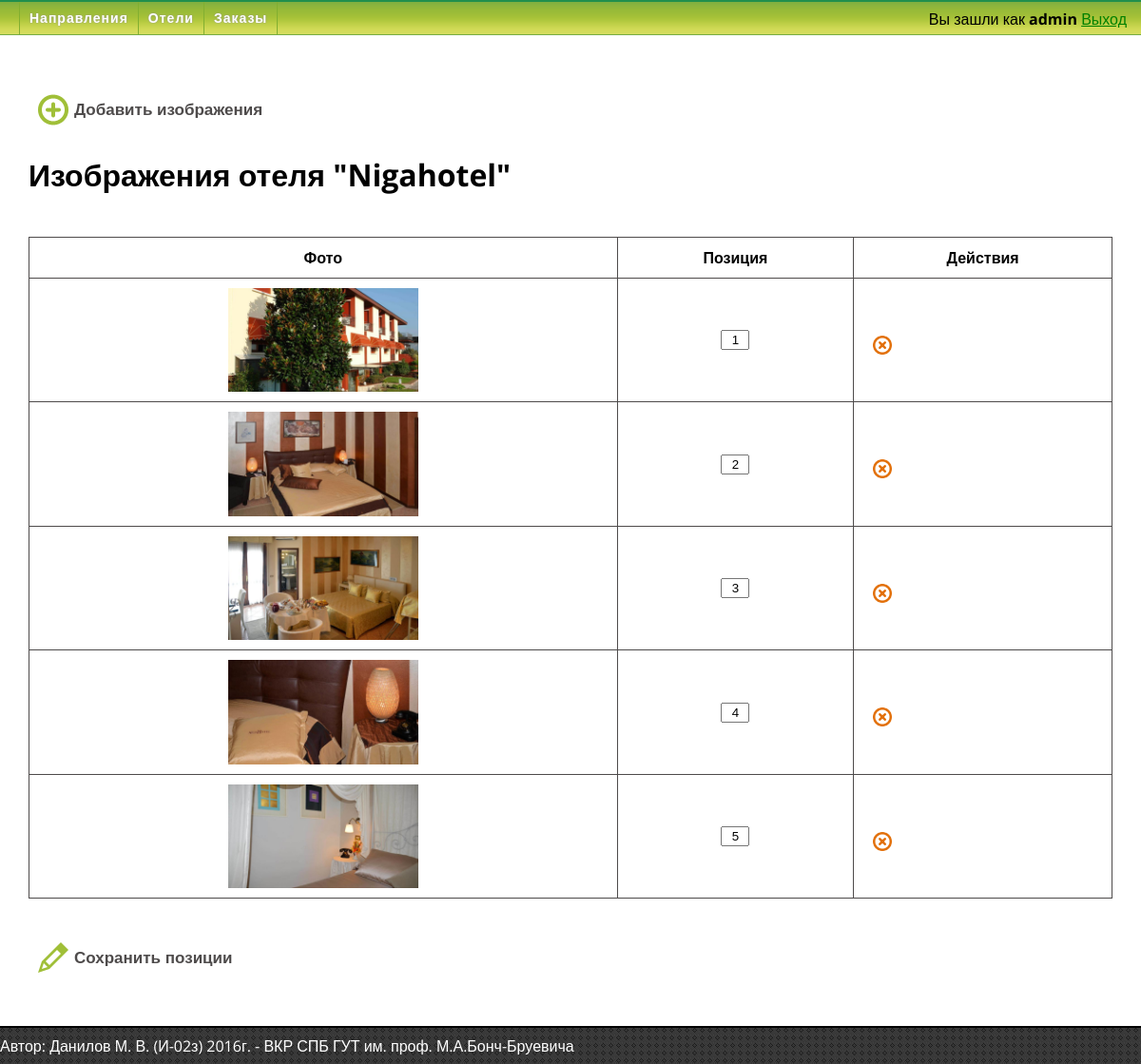
Screenshot of /admin/root.php?act=hotels&mode=images&hotels_id=33 (signed in) with the database file from the repository.
### tables this page shows
CREATE TABLE IF NOT EXISTS `hotels` (
  `id` int(16) NOT NULL AUTO_INCREMENT,
  `directions_id` int(11) NOT NULL,
  `title` varchar(255) NOT NULL,
  `stars` int(11) NOT NULL,
  `parking` int(11) DEFAULT NULL,
  `about` text,
  `outdoors` text,
  `services` text,
  `internet` text,
  `animals` text,
  `checkin` varchar(255) NOT NULL,
  `departure` varchar(255) NOT NULL,
  `address` varchar(255) NOT NULL,
  UNIQUE KEY `id` (`id`)
);

CREATE TABLE IF NOT EXISTS `images` (
  `id` int(16) NOT NULL AUTO_INCREMENT,
  `hotel_id` int(11) NOT NULL,
  `image` varchar(255) NOT NULL,
  `position` int(11) NOT NULL,
  UNIQUE KEY `id` (`id`)
);

### admin/system/functions.php (the view, shortened to what this page needs)
<?php
function print_adm_all_images($hotels_id)
	{
	echo "<input type='button' class='add' onClick='window.location.href=\"?act=hotels&mode=add_images&hotels_id=$hotels_id\"' value='Добавить изображения' /><br/><br/>";
	$qq2 = mysql_query("SELECT title FROM hotels WHERE id='$hotels_id'");
	$q2 = mysql_fetch_array($qq2);
	$qq = mysql_query("SELECT * FROM images WHERE hotel_id='$hotels_id' ORDER BY position ASC");
	echo "<h1>Изображения отеля \"$q2[title]\"</h1><br/>";
	echo "<table class='adm_big_table'><tr style='text-align:center;'><td>Фото</td><td>Позиция</td><td>Действия</td></tr>";
	while($q = mysql_fetch_array($qq))
		{
		echo "<td style='text-align:center;'><img src='../images/upload/$q[image]' width='200px'/></td>";
		echo "<td style='text-align:center;'><b><input type='text' class='img_position' id='img_$q[id]' style='text-align:center; width:30px;' value='$q[position]'/></b></td>";
		echo "<td>";
		echo "<input type='button' class='del_btn' id='del_images_$q[id]' />";
		echo "</td>";
		}
		echo "</table><br/><br/>";
		echo " <input type='button' class='save' id='images_position' value='Сохранить позиции' /></div>";
	}
?>

### admin/css/style_adm.css (style rules this page uses)
html,body { height:100%; }
body { font-family: 'Open sans', sans-serif; font-size: 16px; color: #000; margin:0; background-color:#fff; }
input.save,input.add, input.edit { background-image:url('../images/edit.png'); background-repeat:no-repeat; background-color:#fff; background-position:10px 2px; height:36px; line-height:36px; padding-left:48px; font-weight:bold; font-size:17px; border:none; display:block; float:left; cursor:pointer; color:#4e4b4b; }
input.add { background-image:url('../images/add.png'); }
input.edit_btn, input.del_btn,input.phots_btn { width:20px; height:20px; border:none; background:#fff url('../images/edit.png') no-repeat 50% 50%; background-size:20px 20px; margin:10px 5px 0px 10px; }
input.del_btn { background:#fff url('../images/del.png') no-repeat 50% 50%; background-size:20px 20px; }
.adm_big_table { width:100%; border:1px solid #4e4b4b; border-collapse: collapse; }
.adm_big_table tr:first-child { font-weight:bold; }
.adm_big_table td { border:1px solid #4e4b4b; padding:10px; }

### rows the page displays
hotels: title "Nigahotel"
images: image (picture), position "1"
images: image (picture), position "2"
images: image (picture), position "3"
images: image (picture), position "4"
images: image (picture), position "5"

### other values shown
$_SESSION['login'] "admin"
